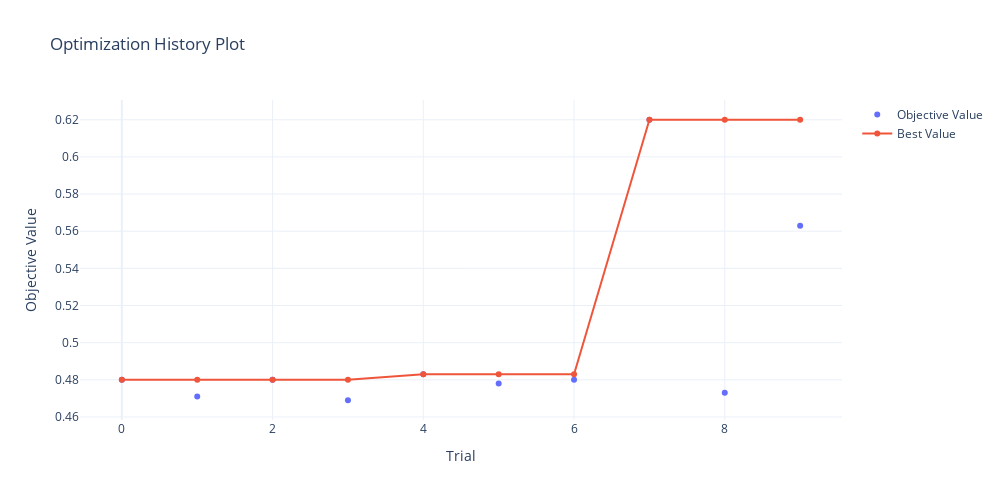
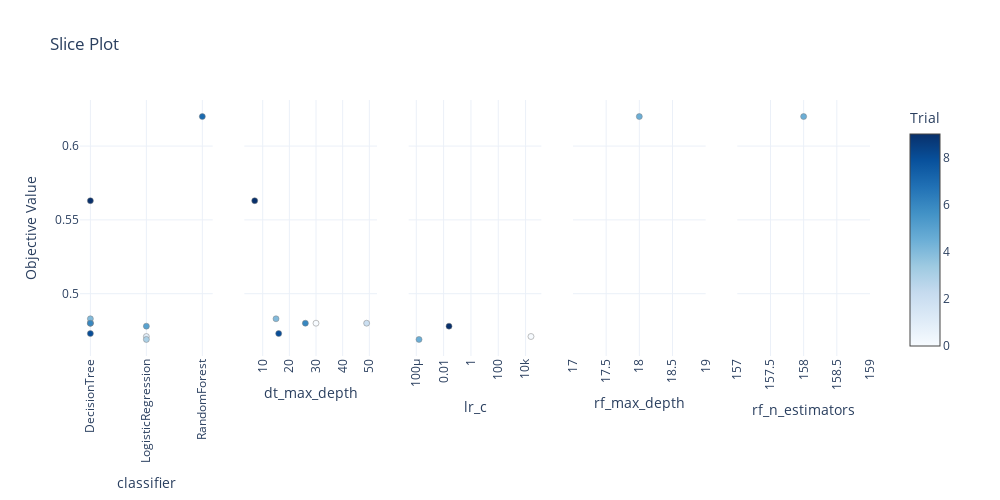
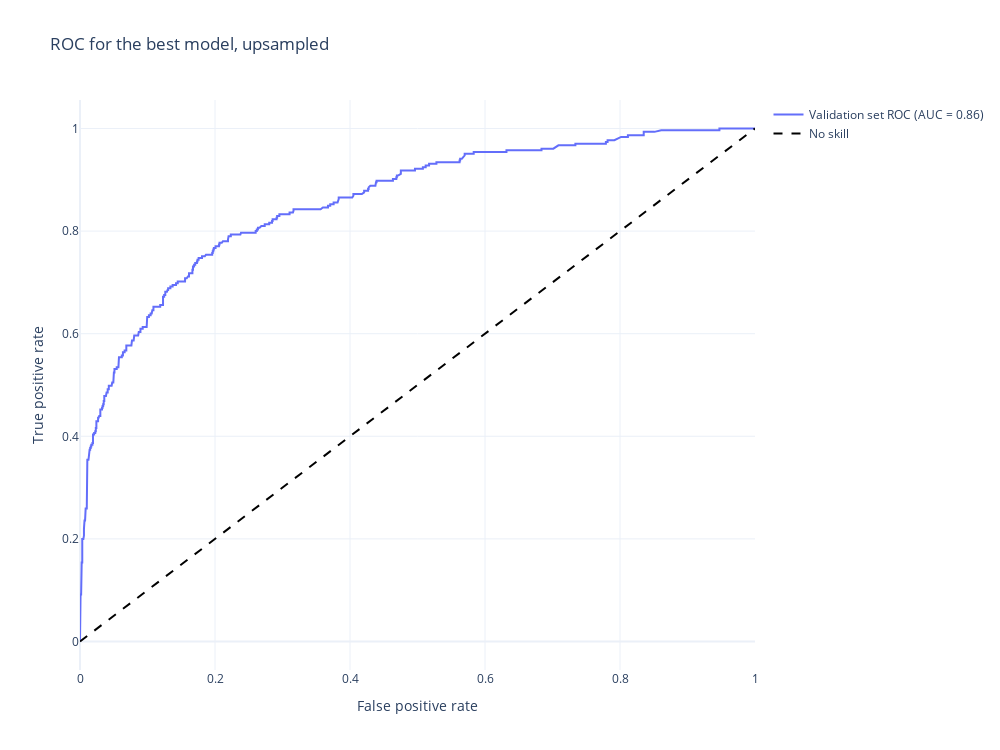

The cell these charts' notebook holds for them, in order:
### Markdown cell above
Визуализируем результаты.

### Code cell
print_best_params_and_metrics(study_upsampled.best_params, metrics)

fig = optuna.visualization.plot_optimization_history(study_upsampled)
fig.update_layout(template='plotly_white', width=FIG_WIDTH, height=FIG_HEIGHT)
fig.show()

fig = optuna.visualization.plot_slice(study_upsampled)
fig.update_layout(template='plotly_white', width=FIG_WIDTH, height=FIG_HEIGHT)
fig.update_xaxes(tickangle=-90)
fig.show()

fig = plot_roc_auc('upsampled', best_model, 'ROC for the best model, upsampled')
fig.show()

### Figure 1 — Plotly figure (JSON) as saved in the notebook; plotly's stock layout.template omitted (floating-point values rounded to 4 significant figures)
{"data": [{"mode": "markers", "name": "Objective Value", "type": "scatter", "x": [0, 1, 2, 3, 4, 5, 6, 7, 8, 9], "y": [0.48, 0.471, 0.48, 0.469, 0.483, 0.478, 0.48, 0.62, 0.473, 0.563]}, {"name": "Best Value", "type": "scatter", "x": [0, 1, 2, 3, 4, 5, 6, 7, 8, 9], "y": [0.48, 0.48, 0.48, 0.48, 0.483, 0.483, 0.483, 0.62, 0.62, 0.62]}], "layout": {"height": 500, "title": {"text": "Optimization History Plot"}, "width": 1000, "xaxis": {"title": {"text": "Trial"}}, "yaxis": {"title": {"text": "Objective Value"}}}}

### Figure 2 — Plotly figure (JSON) as saved in the notebook; plotly's stock layout.template omitted (floating-point values rounded to 4 significant figures)
{"data": [{"marker": {"color": [0, 1, 2, 3, 4, 5, 6, 7, 8, 9], "colorbar": {"title": {"text": "Trial"}, "x": 1, "xpad": 40}, "colorscale": [[0, "rgb(247,251,255)"], [0.125, "rgb(222,235,247)"], [0.25, "rgb(198,219,239)"], [0.375, "rgb(158,202,225)"], [0.5, "rgb(107,174,214)"], [0.625, "rgb(66,146,198)"], [0.75, "rgb(33,113,181)"], [0.875, "rgb(8,81,156)"], [1, "rgb(8,48,107)"]], "line": {"color": "Grey", "width": 0.5}, "showscale": true}, "mode": "markers", "showlegend": false, "type": "scatter", "x": ["DecisionTree", "LogisticRegression", "DecisionTree", "LogisticRegression", "DecisionTree", "LogisticRegression", "DecisionTree", "RandomForest", "DecisionTree", "DecisionTree"], "xaxis": "x", "y": [0.48, 0.471, 0.48, 0.469, 0.483, 0.478, 0.48, 0.62, 0.473, 0.563], "yaxis": "y"}, {"marker": {"color": [0, 2, 4, 6, 8, 9], "colorbar": {"title": {"text": "Trial"}, "x": 1, "xpad": 40}, "colorscale": [[0, "rgb(247,251,255)"], [0.125, "rgb(222,235,247)"], [0.25, "rgb(198,219,239)"], [0.375, "rgb(158,202,225)"], [0.5, "rgb(107,174,214)"], [0.625, "rgb(66,146,198)"], [0.75, "rgb(33,113,181)"], [0.875, "rgb(8,81,156)"], [1, "rgb(8,48,107)"]], "line": {"color": "Grey", "width": 0.5}, "showscale": false}, "mode": "markers", "showlegend": false, "type": "scatter", "x": [30, 49, 15, 26, 16, 7], "xaxis": "x2", "y": [0.48, 0.48, 0.483, 0.48, 0.473, 0.563], "yaxis": "y2"}, {"marker": {"color": [1, 3, 5], "colorbar": {"title": {"text": "Trial"}, "x": 1, "xpad": 40}, "colorscale": [[0, "rgb(247,251,255)"], [0.125, "rgb(222,235,247)"], [0.25, "rgb(198,219,239)"], [0.375, "rgb(158,202,225)"], [0.5, "rgb(107,174,214)"], [0.625, "rgb(66,146,198)"], [0.75, "rgb(33,113,181)"], [0.875, "rgb(8,81,156)"], [1, "rgb(8,48,107)"]], "line": {"color": "Grey", "width": 0.5}, "showscale": false}, "mode": "markers", "showlegend": false, "type": "scatter", "x": [24780.0, 0.0001588, 0.02491], "xaxis": "x3", "y": [0.471, 0.469, 0.478], "yaxis": "y3"}, {"marker": {"color": [7], "colorbar": {"title": {"text": "Trial"}, "x": 1, "xpad": 40}, "colorscale": [[0, "rgb(247,251,255)"], [0.125, "rgb(222,235,247)"], [0.25, "rgb(198,219,239)"], [0.375, "rgb(158,202,225)"], [0.5, "rgb(107,174,214)"], [0.625, "rgb(66,146,198)"], [0.75, "rgb(33,113,181)"], [0.875, "rgb(8,81,156)"], [1, "rgb(8,48,107)"]], "line": {"color": "Grey", "width": 0.5}, "showscale": false}, "mode": "markers", "showlegend": false, "type": "scatter", "x": [18], "xaxis": "x4", "y": [0.62], "yaxis": "y4"}, {"marker": {"color": [7], "colorbar": {"title": {"text": "Trial"}, "x": 1, "xpad": 40}, "colorscale": [[0, "rgb(247,251,255)"], [0.125, "rgb(222,235,247)"], [0.25, "rgb(198,219,239)"], [0.375, "rgb(158,202,225)"], [0.5, "rgb(107,174,214)"], [0.625, "rgb(66,146,198)"], [0.75, "rgb(33,113,181)"], [0.875, "rgb(8,81,156)"], [1, "rgb(8,48,107)"]], "line": {"color": "Grey", "width": 0.5}, "showscale": false}, "mode": "markers", "showlegend": false, "type": "scatter", "x": [158], "xaxis": "x5", "y": [0.62], "yaxis": "y5"}], "layout": {"height": 500, "title": {"text": "Slice Plot"}, "width": 1000, "xaxis": {"anchor": "y", "domain": [0, 0.168], "tickangle": -90, "title": {"text": "classifier"}}, "xaxis2": {"anchor": "y2", "domain": [0.208, 0.376], "tickangle": -90, "title": {"text": "dt_max_depth"}}, "xaxis3": {"anchor": "y3", "domain": [0.416, 0.584], "tickangle": -90, "title": {"text": "lr_c"}, "type": "log"}, "xaxis4": {"anchor": "y4", "domain": [0.624, 0.792], "tickangle": -90, "title": {"text": "rf_max_depth"}}, "xaxis5": {"anchor": "y5", "domain": [0.832, 1], "tickangle": -90, "title": {"text": "rf_n_estimators"}}, "yaxis": {"anchor": "x", "domain": [0, 1], "title": {"text": "Objective Value"}}, "yaxis2": {"anchor": "x2", "domain": [0, 1], "matches": "y", "showticklabels": false}, "yaxis3": {"anchor": "x3", "domain": [0, 1], "matches": "y", "showticklabels": false}, "yaxis4": {"anchor": "x4", "domain": [0, 1], "matches": "y", "showticklabels": false}, "yaxis5": {"anchor": "x5", "domain": [0, 1], "matches": "y", "showticklabels": false}}}

### Figure 3 — Plotly figure (JSON) as saved in the notebook; plotly's stock layout.template omitted (floating-point values rounded to 4 significant figures; data arrays with more than 128 entries replaced by an {"elided": "..."} marker saying what was removed)
{"data": [{"mode": "lines", "name": "Validation set ROC (AUC = 0.86)", "type": "scatter", "x": {"elided": "398 float values"}, "y": {"elided": "398 float values"}}, {"line": {"color": "black", "dash": "dash"}, "mode": "lines", "name": "No skill", "type": "scatter", "x": [0, 1], "y": [0, 1]}], "layout": {"height": 750, "title": {"text": "ROC for the best model, upsampled"}, "width": 1000, "xaxis": {"title": {"text": "False positive rate"}}, "yaxis": {"title": {"text": "True positive rate"}}}}
